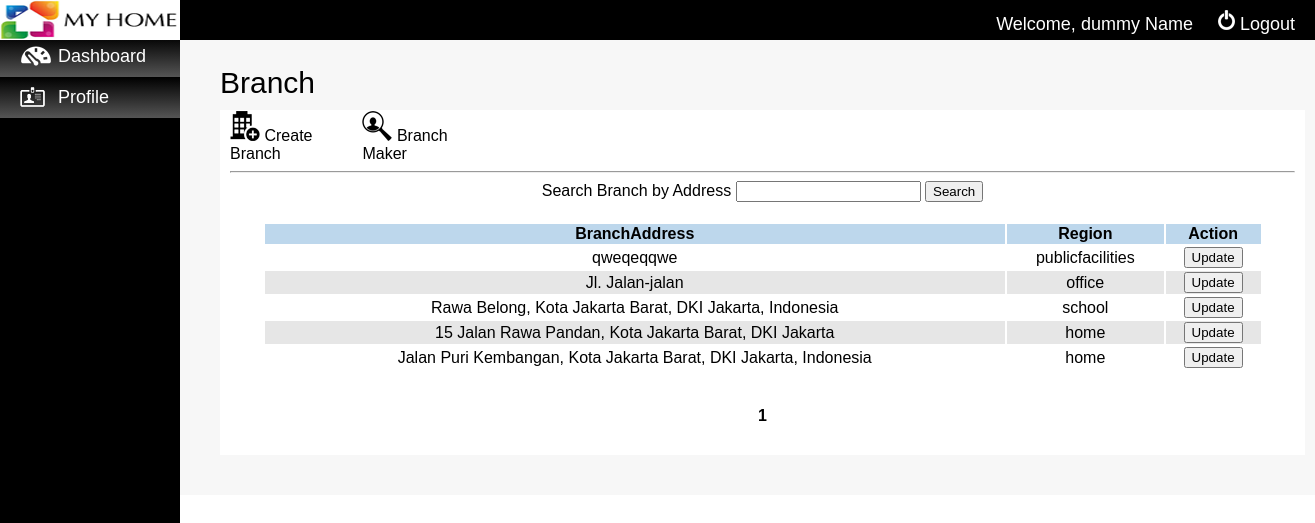
The app's page /branchadmin.php (signed in) with its own data.
### tables this page shows
CREATE TABLE IF NOT EXISTS `branch` (
  `BranchID` char(7) NOT NULL,
  `BranchLongitude` float NOT NULL,
  `BranchLatitude` float NOT NULL,
  `BranchAddress` varchar(100) NOT NULL,
  `Region` varchar(20) NOT NULL,
  `StaffID` char(7) NOT NULL,
  PRIMARY KEY (`BranchID`,`StaffID`),
  KEY `StaffID` (`StaffID`)
);

### branchadmin.php (the view, shortened to what this page needs)
<!DOCTYPE HTML PUBLIC "-//W3C//DTD HTML 4.01 Transitional//EN" "http://www.w3.org/TR/html4/loose.dtd">
<link rel="stylesheet" type="text/css" href="assets/css/jquery.fancybox.css?v=2.1.5" media="screen" />
<html>
	<body>
		<div id="container">
			<?php include("headeradmin.php"); ?>
			<div id="contentadmin">
				<div class="headercontentadmin">Branch</div>
				<div class="fieldcontentadmin">
					<div class="subheaderadmin">
						<?php if($StaffRole != "President"){?>
						<div class="adminicon">
							<a href="popup/addBranch.html" class="addBranch">
								<img src="assets/images/newbranchicon2.png"/>
								Create Branch
							</a>
						</div>
						<?php }?>
						<div class="adminicon">
							<a href="branchmakeradmin.php">
								<img src="assets/images/branchmaker.png"/>
								Branch Maker
							</a>
						</div>
						<hr/>
					</div>
					<div>
						<form method="post" action="branchadmin.php">
                        <div align="center" class="font">
                        Search Branch by Address
                        <input type="text" name="username"/>
                        <input type="submit" value="Search" />
                        </div>
                         </form>
						<table class="tableadmin">
							<tr class="colortableheader" align="center">
								<td>BranchAddress</td>
								<td>Region</td>
								<?php
								if($StaffRole != "President"){
									echo '<td>Action</td>';
								}
									?>
							</tr>
							<?php
								$dataPerPage = 5;
                                $noPage = 1;
                                $offset = ($noPage-1) * $dataPerPage;
								$search="";
								$query = "select * from branch a join staff b on a.StaffID=b.StaffID where BranchAddress like '%$search%' LIMIT $offset,$dataPerPage ";
								$result = mysql_query($query);
								$i=0;
								while($row=mysql_fetch_array($result)){
									if($i % 2 ==0){
							?>
								<tr align="center">
									<td><?php echo $row['BranchAddress'];?></td>
									<td><?php echo $row['Region'];?></td>
									<?php if($StaffRole != "President"){?>
									<td class="popup"><a href="popup/updateBranch.php?id=<?php echo $row['BranchID'];?>&
										lat=<?php echo $row['BranchLatitude'];?>&
										lng=<?php echo $row['BranchLongitude'];?>&
										address=<?php echo $row['BranchAddress'];?>&
										staffid=<?php echo $row['StaffID'];?>&
										region=<?php echo $row['Region'];?>" data-fancybox-type="iframe" class="updateBranch">
										<input type="button" value="Update">
									</a></td>
									<?php }?>
								</tr>
							<?php
									}
									else{
							?>
							<tr class="colortablecontent" align="center">
									<td><?php echo $row['BranchAddress'];?></td>
									<td><?php echo $row['Region'];?></td>
									<?php if($StaffRole != "President"){?>
									<td class="popup"><a href="popup/updateBranch.php?id=<?php echo $row['BranchID'];?>&
										lat=<?php echo $row['BranchLatitude'];?>&
										lng=<?php echo $row['BranchLongitude'];?>&
										address=<?php echo $row['BranchAddress'];?>&
										staffid=<?php echo $row['StaffID'];?>&
										region=<?php echo $row['Region'];?>" data-fancybox-type="iframe" class="updateBranch">
										<input type="button" value="Update">
									</a></td>
									<?php }?>
							</tr>
							<?php
									}
								$i++;
								}
							?>
						</table>
						<br/><br/>
						<div class="popup font paging">
                        	<?php
                                    $query3 = "select count(*) as jmlhData from branch where BranchAddress like '%$search%'";
                                    $result2 = mysql_query($query3);
                                    $data = mysql_fetch_array($result2);
                                    $jmlhData = $data['jmlhData'];
                                    $jmlhPage = ceil($jmlhData / $dataPerPage);
                                    for($page = 1 ; $page <= $jmlhPage; $page++){
                                        if($page == $noPage)
                                            echo "<b>$page</b>";
                                        else echo "<a href='{$_SERVER['PHP_SELF']}?page=$page'> $page </a>";
                                    }
                            ?>
                        </div>
					</div>
				</div>
			</div>
		</div>
	</body>
</html>

### headeradmin.php (shortened to what this page needs)
<!DOCTYPE HTML PUBLIC "-//W3C//DTD HTML 4.01 Transitional//EN" "http://www.w3.org/TR/html4/loose.dtd">
<html>
<?php
	if(isset($_SESSION['StaffUsername'])){
		$StaffName = $_SESSION['StaffName'];
		$StaffRole = $_SESSION['StaffRole'];
	}
	else {
		header("location:notfound.php");
	}
?>
	<head>
		<link href="assets/css/style.css" rel="stylesheet" type="text/css" />
	</head>
	<body>
		<div id="headerbgadmin">
				<div id="headeradmin">
					<a href="homeadmin.php"><img src="assets/images/Logoadmin.png"/></a>
					<div class="menuheader">
						<span class="submenuheaderadmin">
							<span>Welcome, <?php echo $StaffName;?></span>
						</span>
						<a href="controller/dologoutadmin.php">
							<span class="submenuheaderadmin">
								<span><img src="assets/images/logout.png"/></span>
								<span>Logout</span>
							</span>
						</a>
					</div>
				</div>
			</div>
			<br/><br/>
			<div class="menubaradmin">
				<ul>
					<li><a href="homeadmin.php"><div class="imgmenubaradmin"><img src="assets/images/dashboard.png"/></div>Dashboard</a></li>
					<li><a href="profileadmin.php"><div class="imgmenubaradmin"><img src="assets/images/profile.png"/></div>Profile</a></li>
				</ul>
			</div>
	</body>
</html>

### assets/css/style.css (style rules this page uses)
body { margin:0 0; padding:0 0; }
#container { width:auto; height:auto; margin:0 auto; }
.menuheader { float:right; font:normal 18px Calibri,Sans-Serif; margin-top: 10px; }
#headeradmin { color:white; position: fixed; width: 100%; height: 40px; background-color:#000000; z-index: 99999; }
#headeradmin a { color:white; text-decoration: none; }
.submenuheaderadmin { margin-right:20px; }
.menubaradmin { width:180px; height: 100%; color: white; font:normal 18px Calibri,Sans-Serif; background: black; position: fixed; }
.menubaradmin ul { list-style-type: none; margin: 0; padding: 0; }
.menubaradmin li { background: linear-gradient(#000000, #555555); }
.menubaradmin a { color:white; display: block; text-decoration:none; padding-left: 20px; padding-top:10px; padding-bottom: 10px; }
.imgmenubaradmin { width:38px; float: left; }
#contentadmin { width:auto; margin: 0 auto; background-color: #f7f7f7; padding-top: 30px; padding-bottom: 30px; }
.headercontentadmin { width: 1085px; margin-left: 220px; margin-bottom: 10px; font:normal 30px Calibri,Sans-Serif; }
.fieldcontentadmin { width: 1085px; height: auto; background: white; margin-left: 220px; margin-bottom: 10px; display: inline-block; padding-bottom: 30px; }
.subheaderadmin { width:auto; margin-left:10px; margin-right:10px; font:normal 16px Calibri,Sans-Serif; padding-top: 1px; }
.tableadmin { font:normal 16px Calibri,Sans-Serif; width: 1000px; margin: 0 auto; margin-top: 20px; }
.colortableheader { background: #bdd7ec; font-weight: bold; }
.colortablecontent { background: #e6e6e6; }
.adminicon { width:128px; display: inline-block; }
.adminicon a:link { display: block; text-decoration:none; font:normal 16px Calibri,Sans-Serif; color:black; }
.popup { font:normal 16px Calibri,Sans-Serif; }
.popup a:link { text-decoration:none; color:black; }
.font { font:normal 16px Calibri,Sans-Serif; }
.paging { width: auto; text-align: center; }

### records on screen
branch: BranchAddress "qweqeqqwe", Region "publicfacilities"
branch: BranchAddress "Jl. Jalan-jalan", Region "office"
branch: BranchAddress "Rawa Belong, Kota Jakarta Barat, DKI Jakarta, Indonesia", Region "school"
branch: BranchAddress "15 Jalan Rawa Pandan, Kota Jakarta Barat, DKI Jakarta", Region "home"
branch: BranchAddress "Jalan Puri Kembangan, Kota Jakarta Barat, DKI Jakarta, Indonesia", Region "home"

### other values on screen
$StaffName "dummy Name"
